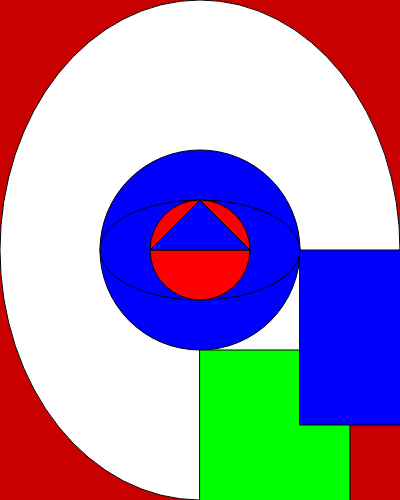
Frame 1 (no input)
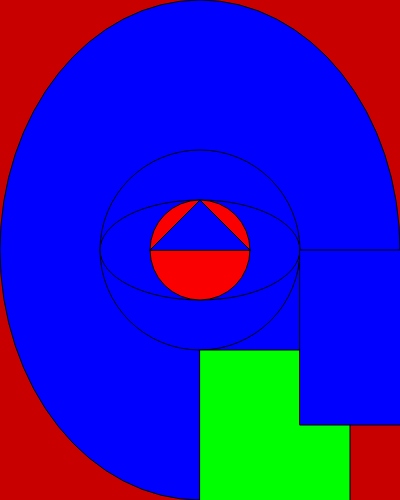
Frame 60 (no input)
Frame 120 (the mouse pressed at the canvas centre since frame 60): identical to frame 60, image omitted

The p5.js sketch that drew these frames (run headless with seeded random() and noise() and a simulated clock; from frame 60 on, the mouse is pressed at the canvas centre):

// p5.js sketch
// ── sketch.js
function setup() {
  createCanvas(400, 500);
}

function draw() {
  
  background(200,0,0);
  
  ellipse(200,250,400,500);
  fill(0,0,255)
  ellipse(200,250,200,200);
  ellipse(200,250,200,100);
  fill(250,0,0)
  ellipse(200,250,100,100);
  fill(0,255,0)
  rect(200,350,150,175);
  fill(0,0,255)
  rect(300,250,150,175)
  triangle(150,250,200,200,250,250)
  
  
  
  
  
  
}
